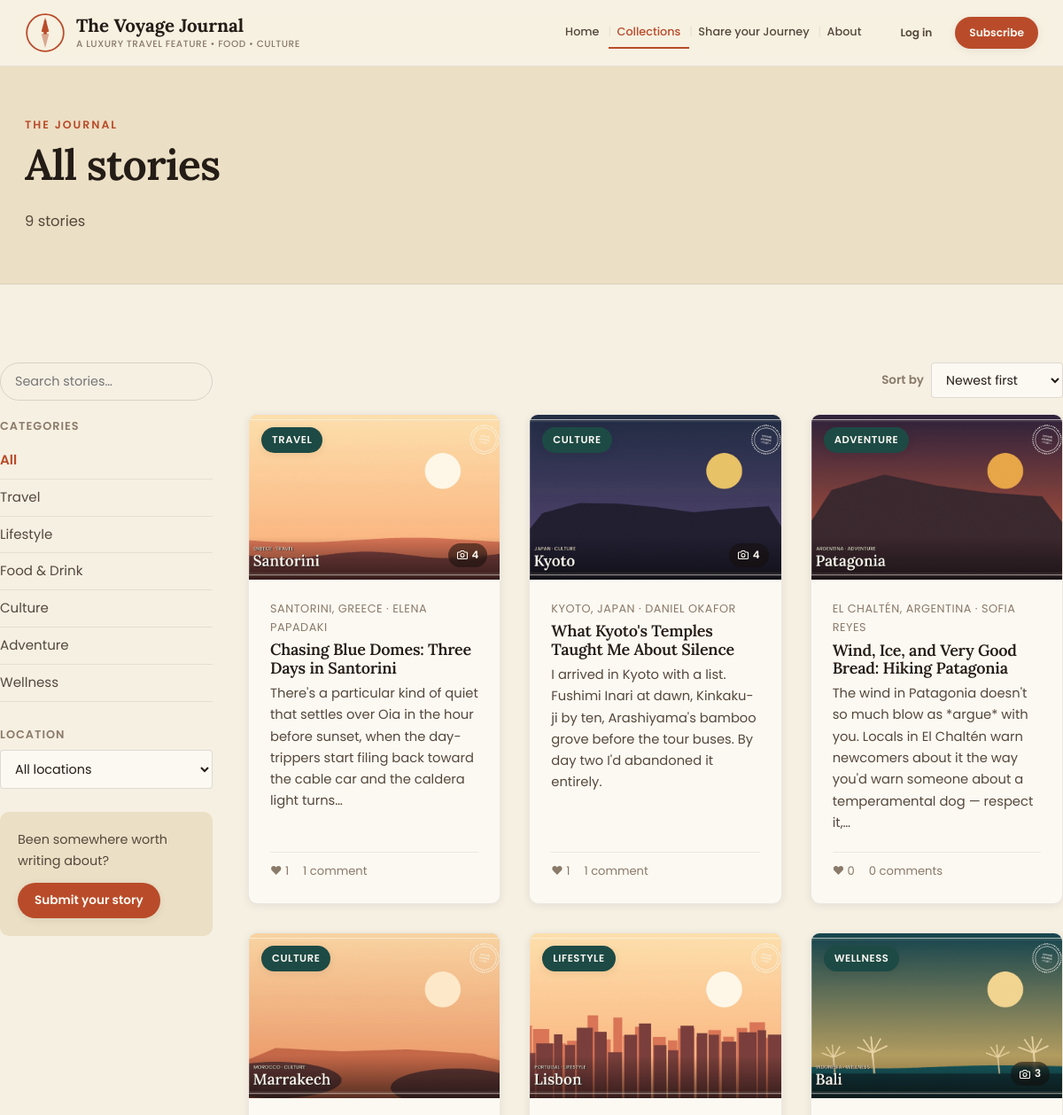
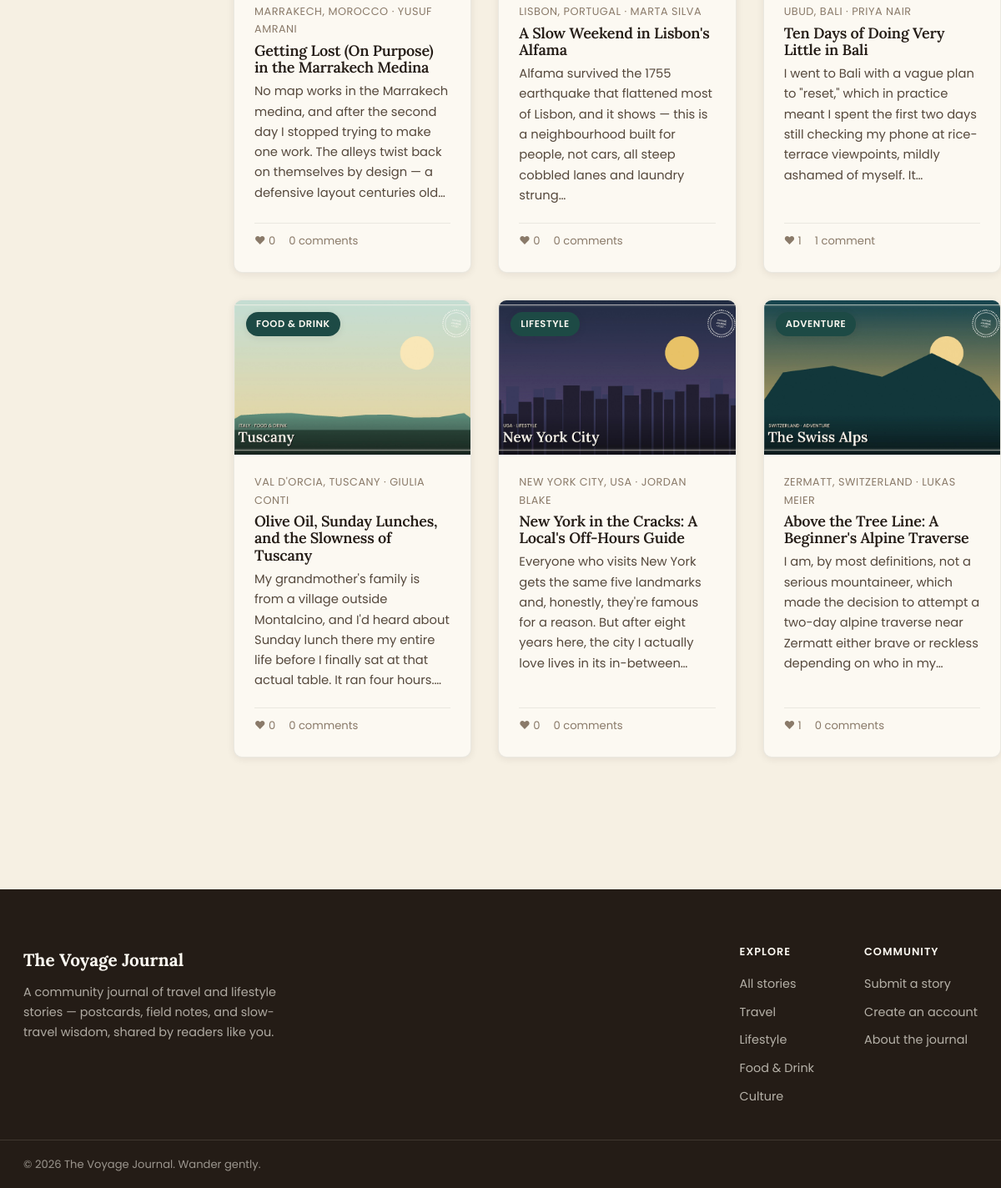
Page /blog on the committed database (2 pictures, top to bottom).
### tables this page shows
CREATE TABLE posts (
    id                   INTEGER PRIMARY KEY AUTOINCREMENT,
    title                TEXT NOT NULL,
    slug                 TEXT UNIQUE NOT NULL,
    excerpt              TEXT,
    content              TEXT NOT NULL,
    cover_image          TEXT,
    category             TEXT NOT NULL,
    location             TEXT,
    author_name          TEXT NOT NULL,
    author_email         TEXT,
    submitted_by_user_id INTEGER REFERENCES users(id) ON DELETE SET NULL,
    status               TEXT NOT NULL DEFAULT 'pending' CHECK (status IN ('pending', 'approved', 'rejected')),
    admin_note           TEXT,
    view_count           INTEGER NOT NULL DEFAULT 0,
    share_count          INTEGER NOT NULL DEFAULT 0,
    pinned               INTEGER NOT NULL DEFAULT 0,
    pinned_at            TEXT,
    created_at           TEXT NOT NULL DEFAULT (datetime('now')),
    approved_at          TEXT
);

### app/blog.py (the view)
@bp.route("/blog")
def listing():
    db = get_db()
    category = request.args.get("category", "").strip()
    location = request.args.get("location", "").strip()
    q = request.args.get("q", "").strip()
    sort = request.args.get("sort", "newest").strip()
    if sort not in SORT_OPTIONS:
        sort = "newest"
    query = "SELECT * FROM posts WHERE status = 'approved'"
    params = []
    if category:
        query += " AND category = ?"
        params.append(category)
    if location:
        query += " AND location = ?"
        params.append(location)
    if q:
        query += " AND (title LIKE ? OR excerpt LIKE ? OR content LIKE ? OR location LIKE ?)"
        like = f"%{q}%"
        params.extend([like, like, like, like])
    query += " ORDER BY approved_at DESC, created_at DESC"
    rows = db.execute(query, params).fetchall()
    posts = [_post_with_counts(r) for r in rows]
    if sort == "liked":
        posts.sort(key=lambda p: p["like_count"], reverse=True)
    elif sort == "title":
        posts.sort(key=lambda p: (p["title"] or "").lower())
    elif sort == "location":
        posts.sort(key=lambda p: (p["location"] or "").lower())
    all_locations = [
        r["location"]
        for r in db.execute(
            "SELECT DISTINCT location FROM posts "
            "WHERE status = 'approved' AND location IS NOT NULL AND location != '' "
            "ORDER BY location ASC"
        ).fetchall()
    ]
    return render_template(
        "blog_list.html",
        posts=posts,
        active_category=category,
        active_location=location,
        active_sort=sort,
        sort_options=SORT_OPTIONS,
        all_locations=all_locations,
        q=q,
    )

### app/blog.py (called while the page is built)
def _post_with_counts(row):
    post = dict(row)
    db = get_db()
    post["like_count"] = db.execute(
        "SELECT COUNT(*) FROM likes WHERE post_id = ?", (post["id"],)
    ).fetchone()[0]
    post["comment_count"] = db.execute(
        "SELECT COUNT(*) FROM comments WHERE post_id = ?", (post["id"],)
    ).fetchone()[0]
    post["gallery_count"] = db.execute(
        "SELECT COUNT(*) FROM post_images WHERE post_id = ?", (post["id"],)
    ).fetchone()[0]
    return post

### app/db.py (called while the page is built)
def get_db():
    if "db" not in g:
        g.db = sqlite3.connect(
            current_app.config["DATABASE"],
            detect_types=sqlite3.PARSE_DECLTYPES,
        )
        g.db.row_factory = sqlite3.Row
        g.db.execute("PRAGMA foreign_keys = ON")
    return g.db

### app/utils.py (called while the page is built)
def load_logged_in_user():
    user_id = session.get("user_id")
    if user_id is None:
        g.user = None
    else:
        g.user = get_db().execute(
            "SELECT * FROM users WHERE id = ?", (user_id,)
        ).fetchone()

### templates/blog_list.html (shortened to what this page needs)
{% extends "base.html" %}
{% block body_class %}page-listing{% endblock %}
{% block content %}
<section class="page-header">
  <div class="wrap">
    <p class="eyebrow">The Journal</p>
    <h1>{{ 'Results for “' ~ q ~ '”' if q else (active_location if active_location else (active_category if active_category else 'All stories')) }}</h1>
    <p class="page-header-sub">
      {{ posts|length }} stor{{ 'y' if posts|length == 1 else 'ies' }}
    </p>
  </div>
</section>
<section class="wrap section listing-layout">
  <aside class="filters">
    <form class="search-form" method="get" action="{{ url_for('blog.listing') }}">
      <input type="search" name="q" placeholder="Search stories…" value="{{ q }}">
    </form>
    <h4>Categories</h4>
    <ul class="filter-list">
      <li><a href="{{ url_for('blog.listing', q=q, location=active_location, sort=active_sort) }}" class="{{ 'active' if not active_category else '' }}">All</a></li>
      {% for cat in categories %}
      <li><a href="{{ url_for('blog.listing', category=cat, q=q, location=active_location, sort=active_sort) }}" class="{{ 'active' if active_category == cat else '' }}">{{ cat }}</a></li>
      {% endfor %}
    </ul>
    {% if all_locations %}
    <h4>Location</h4>
    <form class="filter-select-form" method="get" action="{{ url_for('blog.listing') }}">
      <select name="location" onchange="this.form.submit()">
        <option value="">All locations</option>
      </select>
    </form>
    {% endif %}
    <div class="filter-cta">
      <p>Been somewhere worth writing about?</p>
      <a class="btn btn-primary btn-sm" href="{{ url_for('blog.submit') }}">Submit your story</a>
    </div>
  </aside>
  <div class="listing-results">
    <div class="listing-results-toolbar">
      <form class="sort-form" method="get" action="{{ url_for('blog.listing') }}">
        <label for="sort">Sort by</label>
        <select id="sort" name="sort" onchange="this.form.submit()">
          {% for value, label in sort_options.items() %}
          <option value="{{ value }}" {{ 'selected' if active_sort == value }}>{{ label }}</option>
          {% endfor %}
        </select>
      </form>
    </div>
    {% if posts %}
    <div class="card-grid">
      {% for post in posts %}
      <a class="post-card" href="{{ url_for('blog.detail', slug=post.slug) }}">
        <div class="post-card-media">
          {% if post.cover_image %}
          <img src="{{ url_for('uploaded_file', filename=post.cover_image) }}" alt="{{ post.title }}" loading="lazy">
          {% endif %}
          <span class="tag tag-on-media">{{ post.category }}</span>
          {% if post.gallery_count %}<span class="photo-count-badge"><svg class="icon-camera" viewBox="0 0 24 24" width="12" height="12" fill="none" stroke="currentColor" stroke-width="2.2" stroke-linecap="round" stroke-linejoin="round"><path d="M23 19a2 2 0 0 1-2 2H3a2 2 0 0 1-2-2V8a2 2 0 0 1 2-2h4l2-3h6l2 3h4a2 2 0 0 1 2 2z"/><circle cx="12" cy="13" r="4"/></svg> {{ post.gallery_count + 1 }}</span>{% endif %}
        </div>
        <div class="post-card-body">
          <p class="meta">{{ post.location }}{% if post.location %} · {% endif %}{{ post.author_name }}</p>
          <h3>{{ post.title }}</h3>
          <p class="excerpt">{{ post.excerpt }}</p>
          <div class="post-card-stats">
            <span>♥ {{ post.like_count }}</span>
            <span>{{ post.comment_count }} comment{{ 's' if post.comment_count != 1 else '' }}</span>
          </div>
        </div>
      </a>
      {% endfor %}
    </div>
    {% else %}
    <div class="empty-state">
      <h3>No stories here yet</h3>
      <p>Try a different category, location, or search term — or be the first to write one.</p>
    </div>
    {% endif %}
  </div>
</section>
{% endblock %}

### templates/base.html (shortened to what this page needs)
<!DOCTYPE html>
<html lang="en">
<head>
<link rel="stylesheet" href="{{ url_for('static', filename='css/style.css') }}">
</head>
<body class="{% block body_class %}{% endblock %}">
<header class="site-header">
  <div class="wrap header-inner">
    <a class="brand" href="{{ url_for('blog.home') }}">
      <span class="brand-mark" aria-hidden="true">
        <svg viewBox="0 0 64 64" width="46" height="46">
          <text x="32" y="16" text-anchor="middle" font-size="6" fill="currentColor" font-family="Poppins, sans-serif" font-weight="600">N</text>
        </svg>
      </span>
      <span class="brand-text">
        <span class="brand-name">{{ site.name }}</span>
        <span class="brand-tagline">{{ site.header_tagline }}</span>
      </span>
    </a>
    <nav class="main-nav" aria-label="Primary">
      <a href="{{ url_for('blog.home') }}" class="{{ 'active' if request.endpoint == 'blog.home' else '' }}">Home</a>
      <a href="{{ url_for('blog.listing') }}" class="{{ 'active' if request.endpoint == 'blog.listing' else '' }}">Collections</a>
      <a href="{{ url_for('blog.submit') }}" class="{{ 'active' if request.endpoint == 'blog.submit' else '' }}">Share your Journey</a>
      <a href="{{ url_for('blog.about') }}" class="{{ 'active' if request.endpoint == 'blog.about' else '' }}">About</a>
    </nav>
    <div class="header-actions">
      {% if current_user %}
        <span class="header-user">Hi, {{ current_user['name'].split(' ')[0] }}</span>
        <a class="btn btn-ghost btn-sm" href="{{ url_for('auth.logout') }}">Log out</a>
      {% else %}
        <a class="btn btn-ghost btn-sm" href="{{ url_for('auth.login') }}">Log in</a>
        <a class="btn btn-primary btn-sm" href="{{ url_for('auth.signup') }}">Subscribe</a>
      {% endif %}
    </div>
  </div>
</header>
<main id="main">
{% block content %}{% endblock %}
</main>
<footer class="site-footer">
  <div class="wrap footer-inner">
    <div class="footer-brand">
      <span class="brand-name">{{ site.name }}</span>
      <p>{{ site.description }}</p>
    </div>
    <div class="footer-cols">
      <div>
        <h4>Explore</h4>
        <a href="{{ url_for('blog.listing') }}">All stories</a>
        {% for cat in categories[:4] %}
        <a href="{{ url_for('blog.listing', category=cat) }}">{{ cat }}</a>
        {% endfor %}
      </div>
      <div>
        <h4>Community</h4>
        <a href="{{ url_for('blog.submit') }}">Submit a story</a>
        <a href="{{ url_for('auth.signup') }}">Create an account</a>
        <a href="{{ url_for('blog.about') }}">About the journal</a>
      </div>
    </div>
  </div>
  <div class="wrap footer-bottom">
    <span>&copy; {{ 2026 }} {{ site.name }}. Wander gently.</span>
  </div>
</footer>
</body>
</html>

### rows in the picture
posts: cover_image (picture), category "TRAVEL", gallery_count "4", location "SANTORINI, GREECE", author_name "ELENA PAPADAKI", title "Chasing Blue Domes: Three Days in Santorini", excerpt "There's a particular kind of quiet that settles over Oia in the hour before sunset, when the day-trippers start filing back toward the cable car and the caldera light turns…", like_count "1", comment_count "1"
posts: cover_image (picture), category "CULTURE", gallery_count "4", location "KYOTO, JAPAN", author_name "DANIEL OKAFOR", title "What Kyoto's Temples Taught Me About Silence", excerpt "I arrived in Kyoto with a list. Fushimi Inari at dawn, Kinkaku-ji by ten, Arashiyama's bamboo grove before the tour buses. By day two I'd abandoned it entirely.", like_count "1", comment_count "1"
posts: cover_image (picture), category "ADVENTURE", location "EL CHALTÉN, ARGENTINA", author_name "SOFIA REYES", title "Wind, Ice, and Very Good Bread: Hiking Patagonia", excerpt "The wind in Patagonia doesn't so much blow as *argue* with you. Locals in El Chaltén warn newcomers about it the way you'd warn someone about a temperamental dog — respect it,…", like_count "0", comment_count "0", comment_count "s"
posts: cover_image (picture), category "CULTURE", location "MARRAKECH, MOROCCO", author_name "YUSUF AMRANI", title "Getting Lost (On Purpose) in the Marrakech Medina", excerpt "No map works in the Marrakech medina, and after the second day I stopped trying to make one work. The alleys twist back on themselves by design — a defensive layout centuries old…", like_count "0", comment_count "0", comment_count "s"
posts: cover_image (picture), category "LIFESTYLE", location "LISBON, PORTUGAL", author_name "MARTA SILVA", title "A Slow Weekend in Lisbon's Alfama", excerpt "Alfama survived the 1755 earthquake that flattened most of Lisbon, and it shows — this is a neighbourhood built for people, not cars, all steep cobbled lanes and laundry strung…", like_count "0", comment_count "0", comment_count "s"
posts: cover_image (picture), category "WELLNESS", gallery_count "3", location "UBUD, BALI", author_name "PRIYA NAIR", title "Ten Days of Doing Very Little in Bali", excerpt "I went to Bali with a vague plan to \"reset,\" which in practice meant I spent the first two days still checking my phone at rice-terrace viewpoints, mildly ashamed of myself. It…", like_count "1", comment_count "1"
posts: cover_image (picture), category "FOOD & DRINK", location "VAL D'ORCIA, TUSCANY", author_name "GIULIA CONTI", title "Olive Oil, Sunday Lunches, and the Slowness of Tuscany", excerpt "My grandmother's family is from a village outside Montalcino, and I'd heard about Sunday lunch there my entire life before I finally sat at that actual table. It ran four hours.…", like_count "0", comment_count "0", comment_count "s"
posts: cover_image (picture), category "LIFESTYLE", location "NEW YORK CITY, USA", author_name "JORDAN BLAKE", title "New York in the Cracks: A Local's Off-Hours Guide", excerpt "Everyone who visits New York gets the same five landmarks and, honestly, they're famous for a reason. But after eight years here, the city I actually love lives in its in-between…", like_count "0", comment_count "0", comment_count "s"
posts: cover_image (picture), category "ADVENTURE", location "ZERMATT, SWITZERLAND", author_name "LUKAS MEIER", title "Above the Tree Line: A Beginner's Alpine Traverse", excerpt "I am, by most definitions, not a serious mountaineer, which made the decision to attempt a two-day alpine traverse near Zermatt either brave or reckless depending on who in my…", like_count "1", comment_count "0", comment_count "s"

### other values in the picture
{{ site.name }} "The Voyage Journal"
{{ site.header_tagline }} "A LUXURY TRAVEL FEATURE • FOOD • CULTURE"
{{ posts|length }} "9"
{{ 'y' if posts|length == 1 else 'ies' }} "ies"
{{ cat }} "Travel" "Lifestyle" "Food & Drink" "Culture" "Adventure" "Wellness"
{{ site.description }} "A community journal of travel and lifestyle stories — postcards, field notes, and slow-travel wisdom, shared by readers like you."
{{ cat }} "Travel" "Lifestyle" "Food & Drink" "Culture"
{{ 2026 }} "2026"
form field sort "Newest first"
